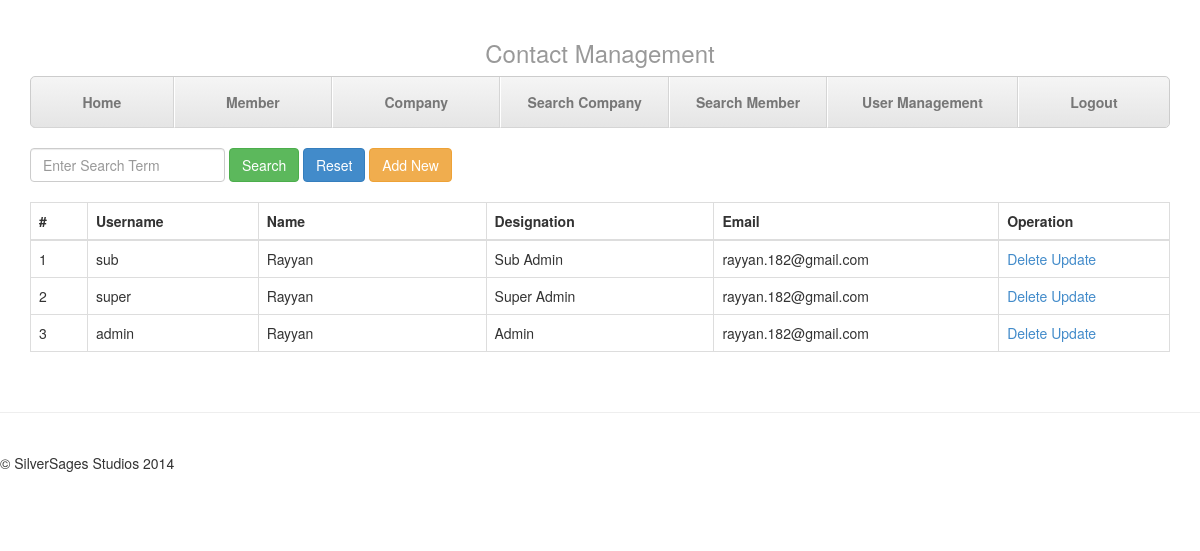
The page /user_management.php (signed in) on the database as committed earlier.
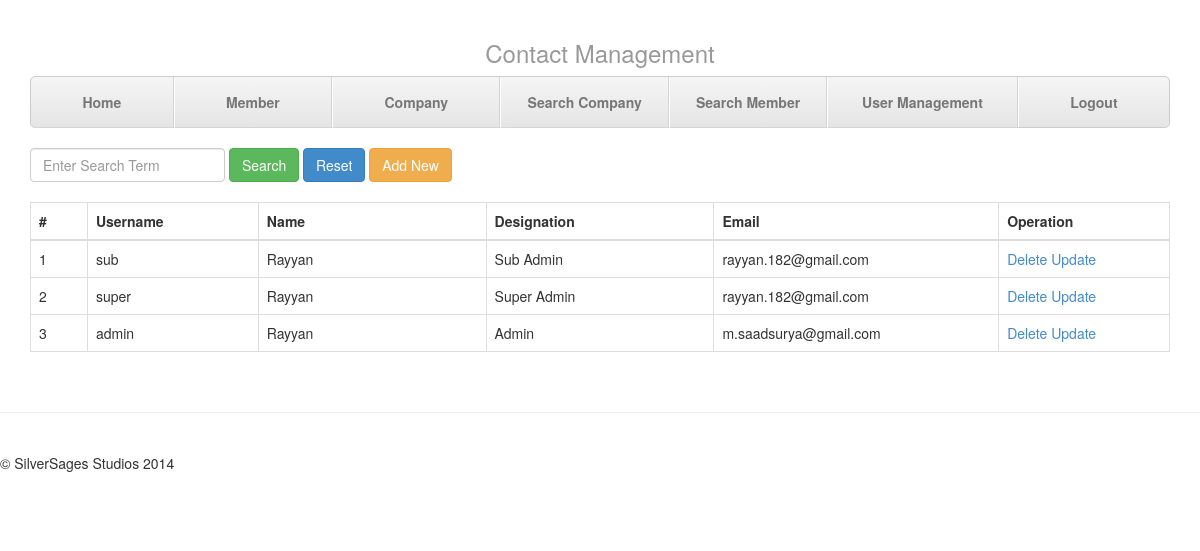
The same page on the database as committed later.
### tables this page shows
CREATE TABLE IF NOT EXISTS `user` (
  `userID` int(5) NOT NULL AUTO_INCREMENT,
  `username` varchar(20) NOT NULL,
  `password` varchar(30) NOT NULL,
  `first_name` varchar(20) NOT NULL,
  `last_name` varchar(20) NOT NULL,
  `type` int(5) NOT NULL,
  `email` varchar(50) NOT NULL,
  PRIMARY KEY (`userID`)
);

CREATE TABLE IF NOT EXISTS `usertype` (
  `userTypeID` int(5) NOT NULL AUTO_INCREMENT,
  `designation` varchar(20) NOT NULL,
  `canVerify` int(1) NOT NULL,
  `canInsert` int(1) NOT NULL,
  `canUpdate` int(1) NOT NULL,
  `canDelete` int(1) NOT NULL,
  `canManage` int(1) NOT NULL,
  PRIMARY KEY (`userTypeID`)
);

### header/_user-details.php (called while the page is built, shortened)
<?php
		if(isset($_SESSION['username']))
		{
			$username = $_SESSION['username'];
			try {
				$query = "SELECT * FROM user u,usertype ut WHERE u.type=ut.userTypeID and u.username like :username";
			 	$stmt = $dbh->prepare($query);
				$stmt->bindParam(':username', $username);
    		 	$stmt->execute();
    		 	$result = $stmt->fetchAll();
			   	$row = $result[0];
				$canManage  = $row['canManage'];
				} catch(PDOException $e) {
				die('Could not save to the database:<br/>' . $e);
				}
		}else{
				header('Location: login.php');
			}
?>

### user_management.php (the view, shortened to what this page needs)
<?php
include 'header/connect_database.php';
include 'header/_user-details.php';
if($_POST)
	{
			$searchTerm = "%".$_POST['searchTerm']."%";
			$query = "select u.userID, u.username, u.first_name, t.designation, u.email from user u, usertype t where u.type=t.userTypeID  and (u.userID=:searchTerm or u.username like :searchTerm or u.first_name like :searchTerm) order by u.userID";
			$stmt = $dbh->prepare($query);
			$stmt->bindParam(':searchTerm', $searchTerm);
    		$stmt->execute();
	}
else{
 			$query = "select u.userID, u.username, u.first_name, t.designation, u.email from user u, usertype t where u.type=t.userTypeID order by u.userID";
			$stmt = $dbh->prepare($query);
			$stmt->execute();
	}
?>
<!DOCTYPE html>
<html lang="en">
<head>
<link href="css/bootstrap.min.css" rel="stylesheet">
<link href="css/justified-nav.css" rel="stylesheet">
</head>
<body>
<div class="container">
 <?php include 'header/menu-top-navigation.php';
 ?>
  <div style="margin-bottom:20px;margin-top:20px">
     <form name="search-form" id="search-form" class="form-inline" role="form" enctype="multipart/form-data" method="post" action="user_management.php">
      <div class="form-group">
        <input type="text" class="form-control" id="searchTerm" name= "searchTerm" placeholder="Enter Search Term">
      </div>
      <button type="submit" class="btn btn-success">Search</button>
      <button type="button" onclick="resets()" class="btn btn-primary">Reset</button>
      <button type="button" onclick="link()" class="btn btn-warning">Add New</button>
    </form>
    </div>
    <div class="table-responsive">
       <form name="deleteForm" action="" method="post">
      <table class="table table-bordered">
        <thead>
          <tr>
            <th width=5%>#</th>
            <th width=15%>Username</th>
            <th width=20%>Name</th>
            <th width=20%>Designation</th>
            <th width=25%>Email</th>
            <th width=15%>Operation</th>
          </tr>
        </thead>
        <tbody>
          <?php
			while($result = $stmt->fetch(PDO::FETCH_ASSOC))
			{
			$id = $result['userID'];
		    $user = $result['username'];
			$name=$result['first_name'];
			$designation=$result['designation'];
			$email=$result['email'];
			echo "
          <tr>
            <td>{$id}</td>
        				<td>${user}</td>
      					<td>${name}</td>
      					<td>${designation}</td>
      					<td>${email}</td>
            <td><a href='#' onclick='return deleteConfirm(${id});' > Delete </a>
			<a href='user_update.php?id={$id}'>Update</a></td>
          </tr>";
			}
		 ?>
        </tbody>
      </table>
         </form>
          </div>
  </div>
  <div class="footer">
    <p>© SilverSages Studios 2014</p>
</div>
</body>
</html>

### header/menu-top-navigation.php
<?php
    	echo "
		  <div class='masthead'>
   <center> <h3 class='text-muted'>Contact Management</h3></center>
    <ul class='nav nav-justified'>
      <li ><a href='index.php'>Home</a></li>
      <li ><a href='member.php'>Member</a></li>
      <li ><a href='company.php'>Company</a></li>
      <li ><a href='search_company.php'>Search Company</a></li>
      <li><a href='search_member.php'>Search Member</a></li>";
	  if($canManage==1){
	  echo "<li><a href='user_management.php'>User Management</a></li>";
	  }
	   echo "<li><a href='login.php'>Logout</a></li>";
	echo"</ul>
  </div>";
?>

### css/justified-nav.css (style rules this page uses)
body { padding-top: 20px; }
.footer { padding-top: 40px; padding-bottom: 40px; margin-top: 40px; border-top: 1px solid #eee; }
.nav-justified { background-color: #eee; border: 1px solid #ccc; border-radius: 5px; }
.nav-justified > li > a { padding-top: 15px; padding-bottom: 15px; margin-bottom: 0; font-weight: bold; color: #777; text-align: center; background-color: #e5e5e5; background-image: -moz-linear-gradient(top, #f5f5f5 0%, #e5e5e5 100%); background-image: -webkit-gradient(linear, left top, left bottom, color-stop(0%,#f5f5f5), color-stop(100%,#e5e5e5)); background-image: -webkit-linear-gradient(top, #f5f5f5 0%,#e5e5e5 100%); background-image: -o-linear-gradient(top, #f5f5f5 0%,#e5e5e5 100%); background-image: linear-gradient(top, #f5f5f5 0%,#e5e5e5 100%); filter: progid:DXImageTransform.Microsoft.gradient( startColorstr='#f5f5f5', endColorstr='#e5e5e5',GradientType=0 ); background-repeat: repeat-x; border-bottom: 1px solid #d5d5d5; }
.nav-justified > li:first-child > a { border-radius: 5px 5px 0 0; }
.nav-justified > li:last-child > a { border-bottom: 0; border-radius: 0 0 5px 5px; }
@media (min-width: 768px) { .nav-justified { max-height: 52px; } }
@media (min-width: 768px) { .nav-justified > li > a { border-right: 1px solid #d5d5d5; border-left: 1px solid #fff; } }
@media (min-width: 768px) { .nav-justified > li:first-child > a { border-left: 0; border-radius: 5px 0 0 5px; } }
@media (min-width: 768px) { .nav-justified > li:last-child > a { border-right: 0; border-radius: 0 5px 5px 0; } }
@media screen and (min-width: 768px) { .masthead, .marketing, .footer { padding-right: 0; padding-left: 0; } }

Rows that differ between the two databases and show on the page:
changed user "admin": email "rayyan.182@gmail.com" → "m.saadsurya@gmail.com"
